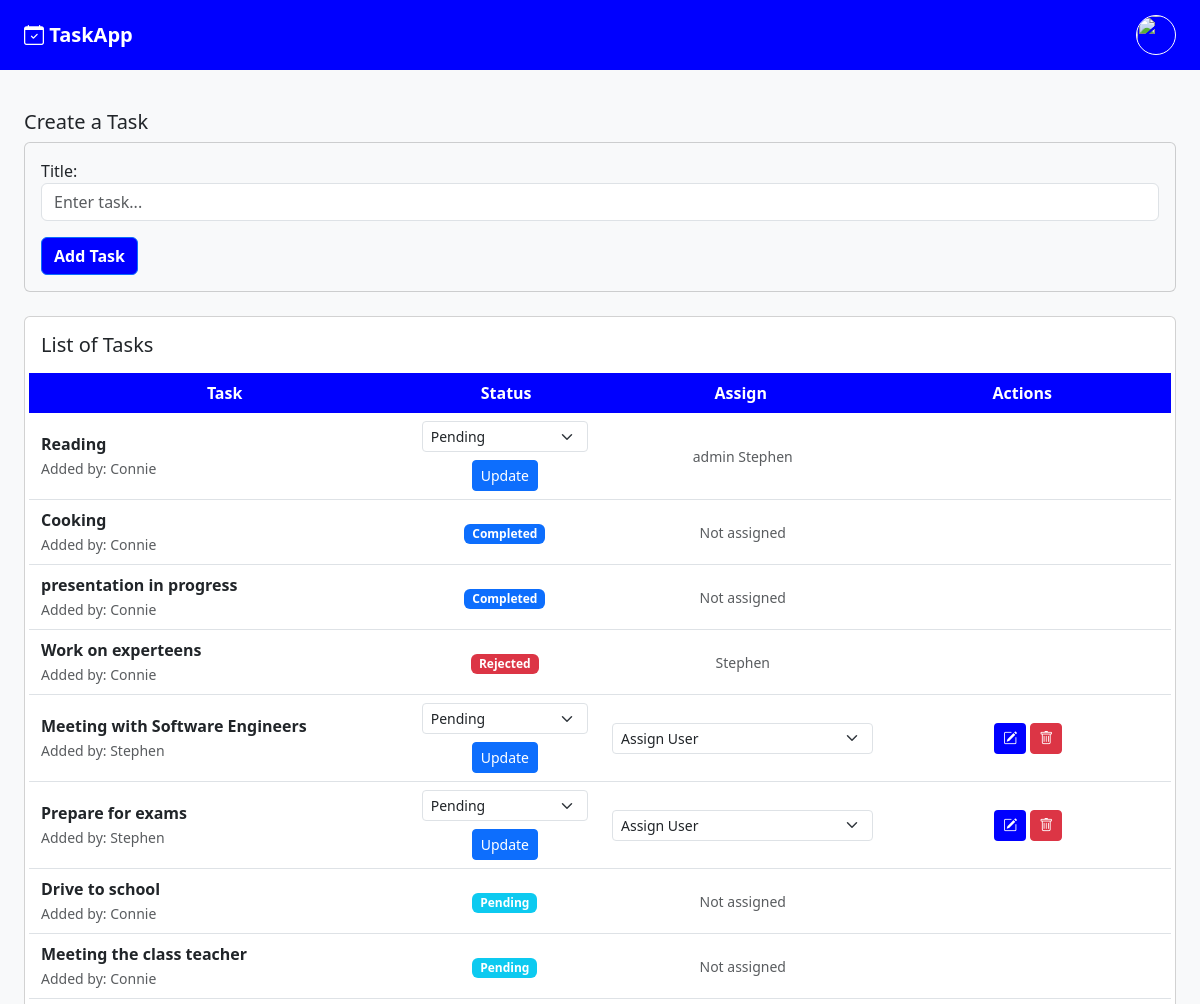
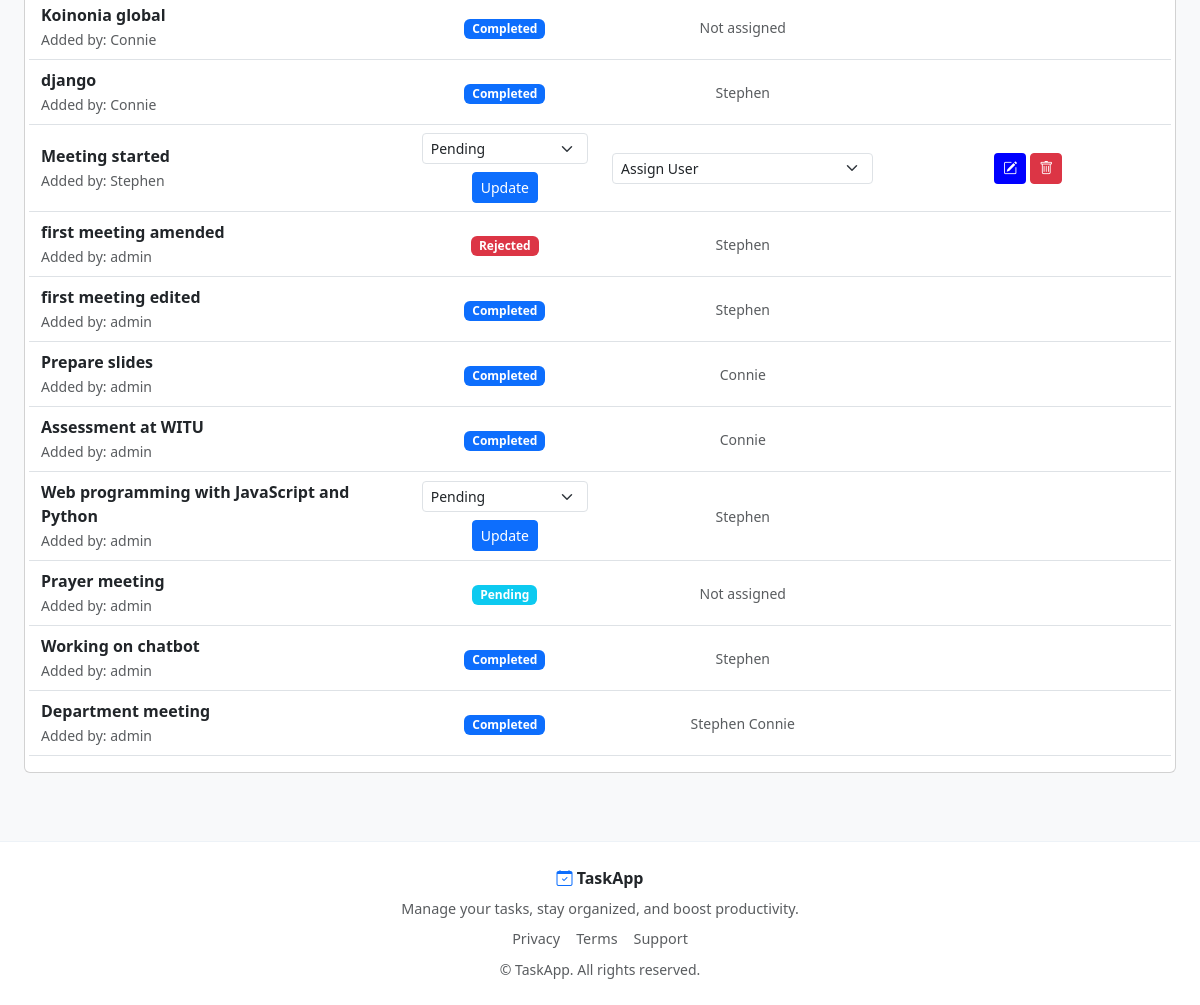
Screenshot of / (signed in) with the database file from the repository (2 pictures, top to bottom).
### core/models.py (models this page shows, shortened)
class Task(models.Model):
    STATUS_CHOICES = [
        ('pending', 'Pending'),
        ('completed', 'Completed'),
        ('rejected', 'Rejected'),
    ]
    created_by = models.ForeignKey(User, on_delete=models.CASCADE, related_name="created_tasks",default=1)
    assigned_to = models.ManyToManyField(User, related_name='assigned_tasks')
    title = models.CharField(max_length=255)
    status = models.CharField(max_length=10, choices=STATUS_CHOICES, default='pending')
    created_at = models.DateTimeField(auto_now_add=True)

### core/views.py (the view)
# urls.py: path('', views.task_list, name='task_list'),
@login_required
def task_list(request):
    tasks = Task.objects.all().order_by('-created_at')
    users = User.objects.all()
    form = TaskForm()
    return render(request, 'tasks.html', {
        'tasks': tasks,
        'form': form,
        'users': users,
        'user': request.user
    })

### core/forms.py
class TaskForm(forms.ModelForm):
    class Meta:
        model = Task
        fields = ['title']
        widgets = {
            'title': forms.TextInput(attrs={
                'class': 'form-control',
                'placeholder': 'Enter task...'
            }),
        }

### core/templates/tasks.html (shortened to what this page needs)
<!DOCTYPE html>
<html>
<head>
    <link href="https://cdn.jsdelivr.net/npm/bootstrap@5.3.3/dist/css/bootstrap.min.css" rel="stylesheet">
    <link href="https://cdn.jsdelivr.net/npm/bootstrap-icons/font/bootstrap-icons.css" rel="stylesheet">
</head>
<body class="bg-light">
    <nav class="navbar navbar-expand-lg px-4"
    style="background:rgb(0, 0, 255);
            color:white;
            padding:15px 30px;
            font-size:1.3rem;
            font-weight:700;">
        <a class="navbar-brand fw-bolder text-white " href="#"><i class="bi bi-calendar-check"> </i>TaskApp</a>
        <div class="collapse navbar-collapse" id="navbarNav">
            <div class="ms-auto">
                {% if user.is_authenticated %}
                        {% if user.userprofile.profile_picture %}
                        <a href="{% url 'update_profile' %}"><img src="{{ user.userprofile.profile_picture.url }}" width="40" height="40"
                             class="rounded-circle object-fit-cover border border-1 border-white"
                             ></a>
                        {% else %}
                        <a href="{% url 'update_profile' %}"><img src="/media/default.png" width="40" height="40"
                             class="rounded-circle object-fit-cover border border-1 border-white"></a>
                        {% endif %}
                </div>
                {% endif %}
            </div>
    </nav>
    <div class="px-4 py-3">
    <h5 class="mt-4">Create a Task</h5>
    <div class="card mb-4 bg-light">
        <div class="card-body">
            <form method="POST" action="{% url 'create_task' %}">
                <div class="mb-3">
                    {{ form.title.label_tag }}
                    {{ form.title }}
                </div>
                <button type="submit" class="btn btn-primary" style="background:rgb(0, 0, 255);
            color:white; font-weight:700;">Add Task</button>
            </form>
        </div>
    </div>
    <div class="card p-3 mb-5">
        <h5 class="mb-3">List of Tasks</h5>
        <div class="row text-white p-2 fw-bold text-center" style="background:rgb(0, 0, 255);
            color:white; font-weight:700;">
            <div class="col-md-4">Task</div>
            <div class="col-md-2">Status</div>
            <div class="col-md-3">Assign</div>
            <div class="col-md-3">Actions</div>
        </div>
        {% for task in tasks %}
        <div class="row align-items-center text-center border-bottom py-2">
            <div class="col-md-4 text-start">
                <strong>{{ task.title }}</strong><br>
                <small class="text-muted">Added by: {{ task.created_by }}</small>
            </div>
<div class="col-md-2">
    {% if request.user == task.created_by or user.is_superuser or request.user in task.assigned_to.all %}
        {% if task.status == 'completed' or task.status == 'rejected' %}
            {% if task.status == 'completed' %}
                <span class="badge bg-primary">Completed</span>
            {% elif task.status == 'rejected' %}
                <span class="badge bg-danger">Rejected</span>
            {% endif %}
        {% else %}
            <form method="POST" action="{% url 'update_task' task.id %}" id="statusForm{{ task.id }}">
                <select name="status"
                        class="form-select form-select-sm"
                        id="statusSelect{{ task.id }}">
                    <option value="pending" {% if task.status == 'pending' %}selected{% endif %}>
                        Pending
                    </option>
                </select>
                <button type="button"
                        class="btn btn-sm btn-primary mt-2"
                        data-bs-toggle="modal"
                        data-bs-target="#statusModal{{ task.id }}">
                    Update
                </button>
            </form>
        {% endif %}
    {% else %}
        {% if task.status == 'pending' %}
            <span class="badge bg-info text-white">Pending</span>
        {% elif task.status == 'completed' %}
            <span class="badge bg-primary">Completed</span>
        {% elif task.status == 'rejected' %}
            <span class="badge bg-danger">Rejected</span>
        {% endif %}
    {% endif %}
</div>
            <div class="col-md-3">
                {% if request.user == task.created_by or user.is_superuser %}
                    {% if task.status != 'completed' and task.status != 'rejected' %}
                <form method="POST" action="{% url 'assign_task' task.id %}">
                    <select name="assigned_user" class="form-select form-select-sm" onchange="this.form.submit()">
                        <option value="">Assign User</option>
                    </select>
                </form>
                    {% endif %}
                {% else %}
                    <small class="text-muted">
                        {% for u in task.assigned_to.all %}
                            {{ u.username }}
                        {% empty %}
                            Not assigned
                        {% endfor %}
                    </small>
                {% endif %}
            </div>
            <div class="col-md-3">
                {% if request.user == task.created_by or user.is_superuser %}
                <button class="btn btn-sm " style="background:rgb(0, 0, 255);
            color:white; font-weight:700;" onclick="toggleEdit({{ task.id }})">
                    <i class="bi bi-pencil-square"></i>
                </button>
                <form method="POST" action="{% url 'delete_task' task.id %}" class="d-inline">
                    <button class="btn btn-sm btn-danger">
                        <i class="bi bi-trash"></i>
                    </button>
                </form>
                {% endif %}
            </div>
        </div>
        {% endfor %}
    </div>
</div>
<footer class="task-footer mt-1">
    <div class="container text-center py-4">
        <div class="mb-2">
            <i class="bi bi-calendar-check text-primary"></i>
            <strong>TaskApp</strong>
        </div>
        <p class="text-muted mb-2" style="font-size:0.9rem;">
            Manage your tasks, stay organized, and boost productivity.
        </p>
        <div class="d-flex justify-content-center gap-3 mb-2">
            <a href="#" class="text-muted">
                Privacy
            </a>
            <a href="#" class="text-muted">
                Terms
            </a>
            <a href="#" class="text-muted">
                Support
            </a>
        </div>
        <small class="text-muted">
            © {{ now|date:"Y" }} TaskApp. All rights reserved.
        </small>
    </div>
</footer>
</body>
</html>

### core/templates/tasks.html (style rules this page uses)
.task-footer { background: #ffffff; border-top: 1px solid #edf2f7; }
.task-footer a { text-decoration: none; font-size: 0.9rem; }

### rows the page displays
Task: title "Reading", created_by "Connie", status "Pending"
Task: title "Cooking", created_by "Connie", status "Completed", shows "Not assigned"
Task: title "presentation in progress", created_by "Connie", status "Completed", shows "Not assigned"
Task: title "Work on experteens", created_by "Connie", status "Rejected"
Task: title "Meeting with Software Engineers", created_by "Stephen", status "Pending"
Task: title "Prepare for exams", created_by "Stephen", status "Pending"
Task: title "Drive to school", created_by "Connie", status "Pending", shows "Not assigned"
Task: title "Meeting the class teacher", created_by "Connie", status "Pending", shows "Not assigned"
Task: title "Koinonia global", created_by "Connie", status "Completed", shows "Not assigned"
Task: title "django", created_by "Connie", status "Completed"
Task: title "Meeting started", created_by "Stephen", status "Pending"
Task: title "first meeting amended", created_by "admin", status "Rejected"
Task: title "first meeting edited", created_by "admin", status "Completed"
Task: title "Prepare slides", created_by "admin", status "Completed"
Task: title "Assessment at WITU", created_by "admin", status "Completed"
Task: title "Web programming with JavaScript and Python", created_by "admin", status "Pending"
Task: title "Prayer meeting", created_by "admin", status "Pending", shows "Not assigned"
Task: title "Working on chatbot", created_by "admin", status "Completed"
Task: title "Department meeting", created_by "admin", status "Completed"

### other values shown
{{ u.username }} "admin"
{{ u.username }} "Stephen"
{{ u.username }} "Connie"
